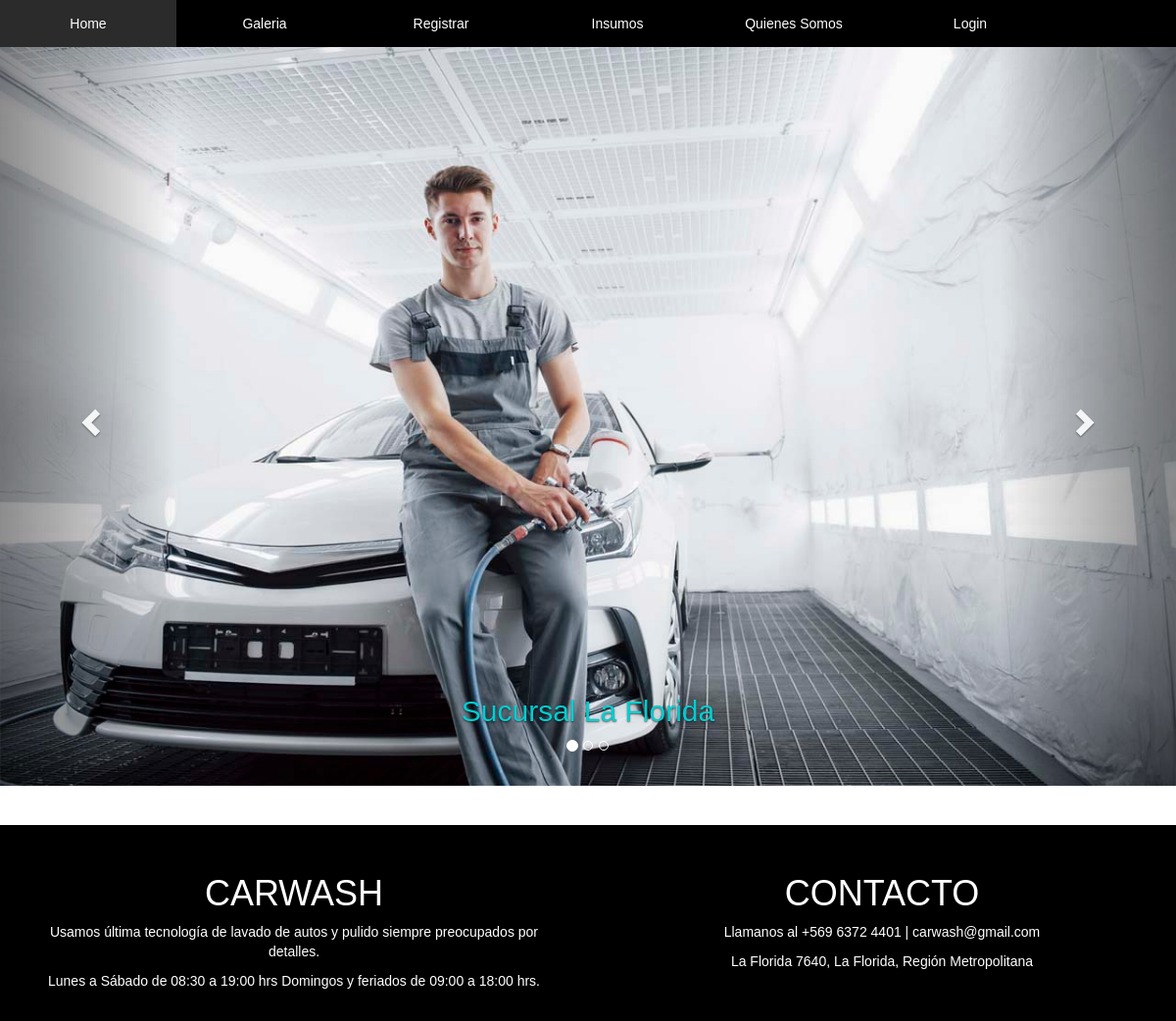
Page /galeria/ on the committed database.
### myCar/models.py (models this page shows, shortened)
class Galeria1(models.Model):
    ident = models.CharField(max_length=15,primary_key=True)
    imagen = models.ImageField(upload_to='car',null=True)
    texto = models.TextField()

### myCar/views.py (the view)
# urls.py: path('galeria/',galeria,name='GALERIA'),
def galeria(request):
    gale = Galeria1.objects.all()
    return render(request,'galeria.html',{'gale':gale})

### myCar/templates/galeria.html (shortened to what this page needs)
{% extends "plantilla.html" %}
{% load static %}
    {% block js %}
    <link rel="stylesheet" href="{% static 'css/estilo.css' %}">
    <link rel="stylesheet" href="https://maxcdn.bootstrapcdn.com/bootstrap/3.4.1/css/bootstrap.min.css">
    {% endblock js %}
    {% block contenido %}
        <div id="myCarousel" class="carousel slide" data-ride="carousel">
            <ol class="carousel-indicators">
            <li data-target="#myCarousel" data-slide-to="0" class="active"></li>
            <li data-target="#myCarousel" data-slide-to="1"></li>
            <li data-target="#myCarousel" data-slide-to="2"></li>
            </ol>
            <div class="carousel-inner" align="center">
            {% for item in gale %}
                {% if item.ident == "foto1" %}
                    <div class="item active">
                {% else %}
                    <div class="item">
                {% endif %}
                    <img src="{{item.imagen.url}}" alt="" >
                    <div class="carousel-caption">
                        <h2 style="color:darkturquoise">{{item.texto}}</h2>
                    </div>
                </div>
            {% endfor %}
            <a class="left carousel-control" href="#myCarousel" data-slide="prev">
            <span class="glyphicon glyphicon-chevron-left"></span>
            </a>
            <a class="right carousel-control" href="#myCarousel" data-slide="next">
            <span class="glyphicon glyphicon-chevron-right"></span>
            </a>
        </div>
            <a class="left carousel-control" href="#myCarousel" data-slide="prev">
            <span class="glyphicon glyphicon-chevron-left"></span>
            </a>
            <a class="right carousel-control" href="#myCarousel" data-slide="next">
            <span class="glyphicon glyphicon-chevron-right"></span>
            </a>
        </div>
    {% endblock contenido %}

### myCar/static/css/estilo.css (style rules this page uses)
* { margin: 0; }
* { box-sizing: border-box; font-family: Verdana, Geneva, Tahoma, sans-serif; }

### rows in the picture
Galeria1: imagen (picture), texto "Sucursal La Florida"
